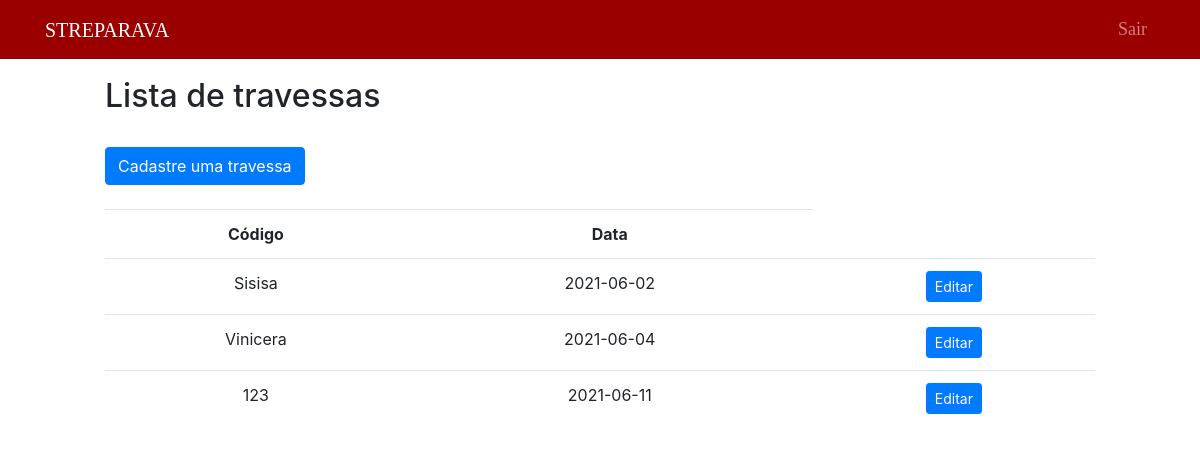
/public/travessa/listTravessa.php (signed in), run on an earlier commit of the app's database.
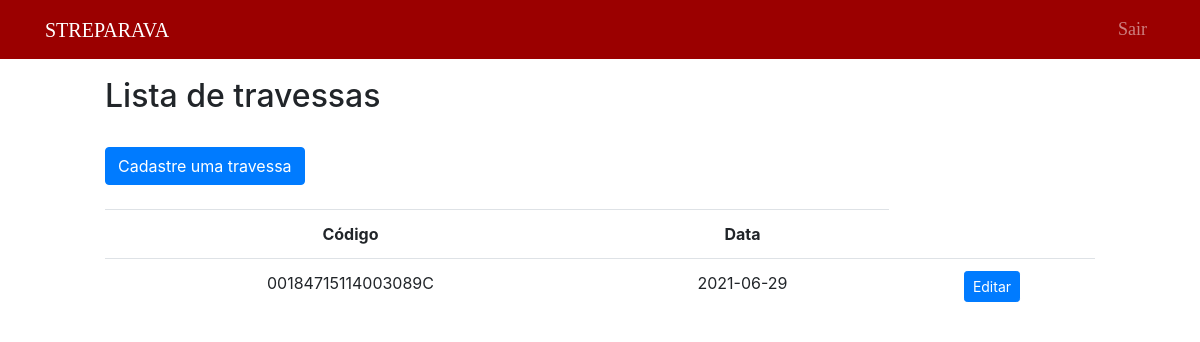
And on a later commit of the database.
### tables this page shows
CREATE TABLE `travessa` (
  `id_travessa` int(11) NOT NULL,
  `codigo` varchar(200) NOT NULL,
  `data` date NOT NULL
);

### public/travessa/listTravessa.php (the view, shortened to what this page needs)
<?php
include("../Template/header.php");
?>
<div style="margin-left: 100px; margin-right: 100px;">
    <h2>Lista de travessas</h2>
    <br>
    <div class="buttons">
        <a href="../travessa/createTravessa.php" class="btn btn-primary">Cadastre uma travessa</a>
    </div>
</div>
<?php
include("../../data/connection.php");
$sql = "SELECT * FROM travessa ORDER BY data";
$dadosTravessa = $connection->query($sql);
if ($dadosTravessa->num_rows > 0) {
?>
    <div style="margin-left: 100px; margin-right: 100px;">
        <br>
        <table class="table" style="text-align: center;">
            <tr>
                <th>Código</th>
                <th>Data</th>
            </tr>
            <?php
            while ($exibir = $dadosTravessa->fetch_assoc()) {
            ?>
                <tr>
                    <td><?php echo $exibir["codigo"] ?></td>
                    <td><?php echo $exibir["data"] ?></td>
                    <td>
                        <button type="button" class="btn btn-primary btn-sm">
                            <a href="editTravessa.php?id=<?php echo $exibir["id_travessa"] ?>" style="text-decoration: none; color: white">Editar</a>
                        </button>
                    </td>
                </tr>
            <?php
            }
            ?>
        </table>
    </div>
<?php
} else {?>
    <div style="margin-left: 100px; margin-right: 100px;">
    <br>
    <?php
    echo "Nenhum registro encontrado.";
}
?>

### public/Template/header.php (shortened to what this page needs)
<!DOCTYPE html>
<html lang="en">
<head>
  <link rel="stylesheet" href="https://maxcdn.bootstrapcdn.com/bootstrap/4.5.2/css/bootstrap.min.css">
  <link rel="stylesheet" href="../Styles/main.css" />
</head>
<body>
  <nav class="navbar navbar-expand-lg navbar-dark fixed-top" style="background-color: #9b0000; font-family: Impact, fantasy; font-size: xx-large;font-size: 50px">
    <div class="container">
      <a class="navbar-brand" font-weight: bold href="../home/home.php">STREPARAVA</a>
      <div class="collapse navbar-collapse" id="navbarResponsive">
        <ul class="navbar-nav ml-auto">
            <?php
            if (isset($_SESSION['qualidade']) or isset($_SESSION['montagem']) or isset($_SESSION['adm'])) {
            ?>
              <li class="nav-item" >
                <a class="nav-link" style="font-size: large;" href="../auth/sair.php">Sair</a>
              </li>
            <?php
            }
            ?>
        </ul>
      </div>
    </div>
  </nav>
  <br>
  <br>
</body>
</html>

### public/Styles/main.css (style rules this page uses)
body { padding: 5px; }

What changed in the data, as far as the page shows it:
removed travessa: codigo "Sisisa", data "2021-06-02"
removed travessa: codigo "Vinicera", data "2021-06-04"
removed travessa: codigo "123", data "2021-06-11"
added travessa: codigo "00184715114003089C", data "2021-06-29"
